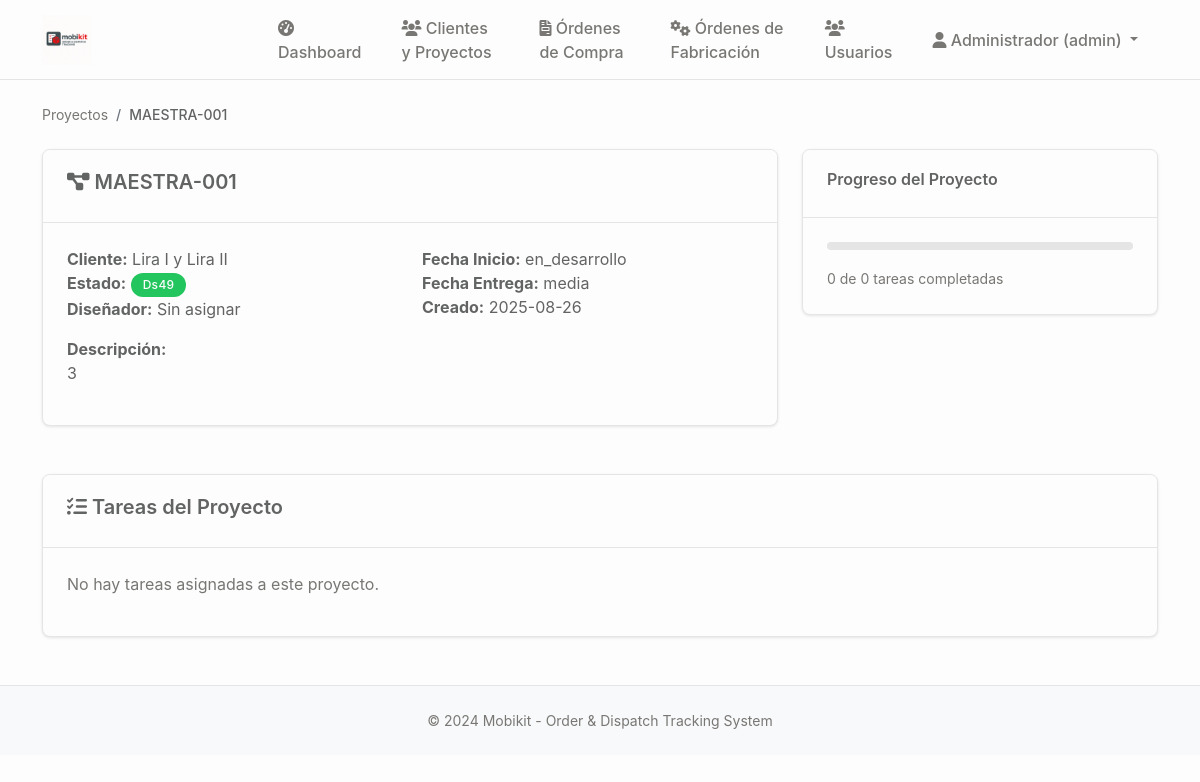
Page /proyecto/5 (signed in) on the earlier database version.
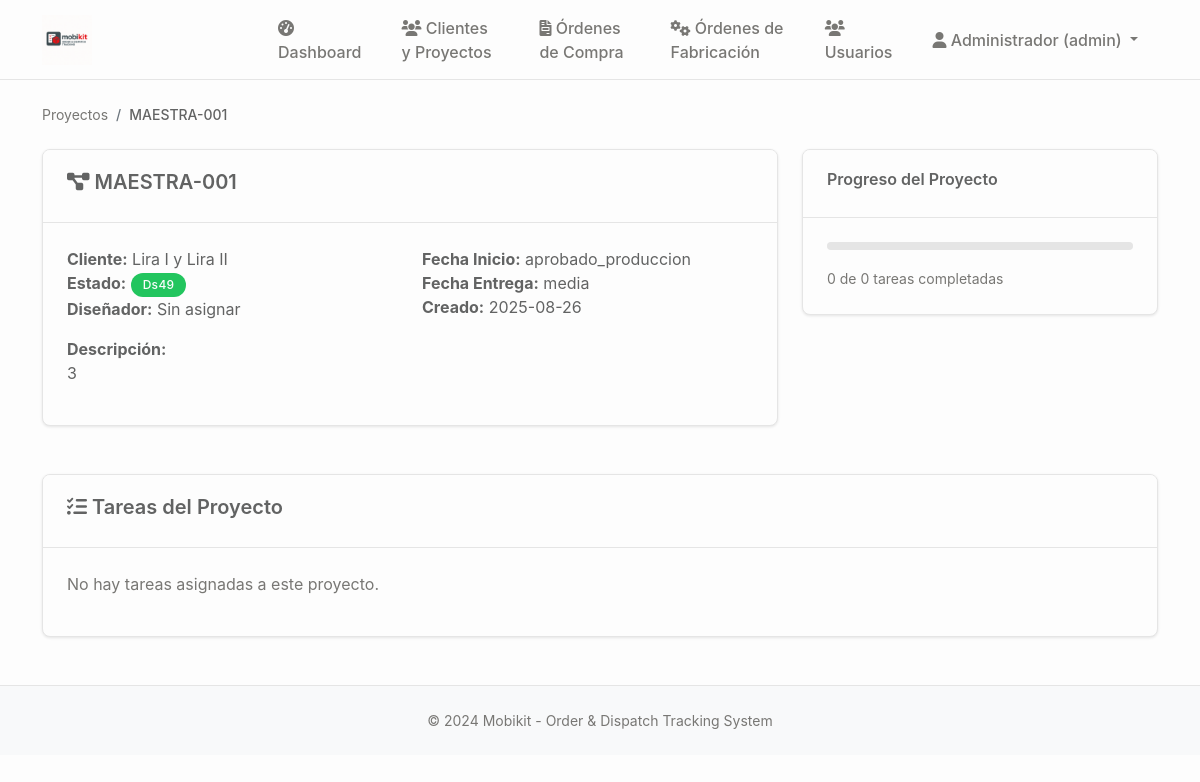
Same page on the later database version.
### tables this page shows
CREATE TABLE proyectos (
                id INTEGER PRIMARY KEY AUTOINCREMENT,
                codigo TEXT UNIQUE NOT NULL,
                nombre TEXT NOT NULL,
                cliente_id INTEGER NOT NULL,
                descripcion TEXT,
                estado TEXT DEFAULT 'en_desarrollo' CHECK (estado IN ('en_desarrollo', 'aprobado_produccion', 'seccionado', 'enchapado', 'mecanizado', 'produccion_completa', 'embalando', 'listo_despacho', 'entregado', 'cancelado')),
                prioridad TEXT DEFAULT 'media' CHECK (prioridad IN ('baja', 'media', 'alta', 'urgente')),
                fecha_inicio DATE,
                fecha_entrega DATE,
                fecha_entrega_real DATE,
                diseñador_id INTEGER,
                supervisor_id INTEGER,
                presupuesto DECIMAL(12,2),
                costo_real DECIMAL(12,2),
                observaciones TEXT,
                created_at TIMESTAMP DEFAULT CURRENT_TIMESTAMP,
                updated_at TIMESTAMP DEFAULT CURRENT_TIMESTAMP, adjudicacion_tipo TEXT DEFAULT "orden_compra" CHECK (adjudicacion_tipo IN ("contrato", "orden_compra")), monto_neto DECIMAL(12,2), estado_proyecto TEXT DEFAULT "pendiente_presupuesto", monto_neto_provision DECIMAL(12,2), monto_neto_instalacion DECIMAL(12,2), fecha_estimada_inicio DATE,
                FOREIGN KEY (cliente_id) REFERENCES clientes (id),
                FOREIGN KEY (diseñador_id) REFERENCES usuarios (id),
                FOREIGN KEY (supervisor_id) REFERENCES usuarios (id)
            );

### main.py (the view)
@app.route('/proyecto/<int:proyecto_id>')
@login_required
def proyecto_detalle(proyecto_id):
    conn = sqlite3.connect('mobikit.db')
    cursor = conn.cursor()
    cursor.execute(
        '''
        SELECT p.*, u.nombre as diseñador
        FROM proyectos p
        LEFT JOIN usuarios u ON p.diseñador_id = u.id
        WHERE p.id = ?
    ''', (proyecto_id, ))
    proyecto = cursor.fetchone()
    cursor.execute(
        '''
        SELECT t.*, u.nombre as asignado
        FROM tareas t
        LEFT JOIN usuarios u ON t.usuario_asignado_id = u.id
        WHERE t.proyecto_id = ?
        ORDER BY t.fecha_programada ASC
    ''', (proyecto_id, ))
    tareas = cursor.fetchall()
    conn.close()
    if not proyecto:
        flash('Proyecto no encontrado', 'error')
        return redirect(url_for('proyectos'))
    return render_template('proyecto_detalle.html',
                           proyecto=proyecto,
                           tareas=tareas)

### main.py (called while the page is built)
def login_required(f):
    @wraps(f)
    def decorated_function(*args, **kwargs):
        if 'user_id' not in session:
            return redirect(url_for('login'))
        return f(*args, **kwargs)
    return decorated_function

### templates/proyecto_detalle.html (shortened to what the changed rows need)
{% extends "base.html" %}
{% block content %}
<nav aria-label="breadcrumb">
    <ol class="breadcrumb">
        <li class="breadcrumb-item"><a href="{{ url_for('proyectos') }}">Proyectos</a></li>
        <li class="breadcrumb-item active">{{ proyecto[1] }}</li>
    </ol>
</nav>
<div class="row">
    <div class="col-md-8">
        <div class="card">
            <div class="card-header">
                <h5><i class="fas fa-project-diagram"></i> {{ proyecto[1] }}</h5>
            </div>
            <div class="card-body">
                <div class="row">
                    <div class="col-md-6">
                        <strong>Cliente:</strong> {{ proyecto[2] }}<br>
                        <strong>Estado:</strong>
                        <span class="badge bg-{{ 'primary' if proyecto[4] == 'diseño' else 'info' if proyecto[4] == 'producción' else 'success' }}">
                            {{ proyecto[4]|title }}
                        </span><br>
                        <strong>Diseñador:</strong> {{ proyecto[8] if proyecto[8] else 'Sin asignar' }}
                    </div>
                    <div class="col-md-6">
                        <strong>Fecha Inicio:</strong> {{ proyecto[5] if proyecto[5] else 'Sin fecha' }}<br>
                        <strong>Fecha Entrega:</strong> {{ proyecto[6] if proyecto[6] else 'Sin fecha' }}<br>
                        <strong>Creado:</strong> {{ proyecto[7] }}
                    </div>
                </div>
                {% if proyecto[3] %}
                <div class="mt-3">
                    <strong>Descripción:</strong>
                    <p>{{ proyecto[3] }}</p>
                </div>
                {% endif %}
            </div>
        </div>
    </div>
                {% set total_tareas = tareas|length %}
                {% set tareas_completadas = tareas|selectattr('5', 'equalto', 'completada')|list|length %}
                {% set progreso = (tareas_completadas / total_tareas * 100) if total_tareas > 0 else 0 %}
</div>
{% endblock %}

Differences in the rows shown:
changed proyectos "MAESTRA-001": estado "en_desarrollo" → "aprobado_produccion"
